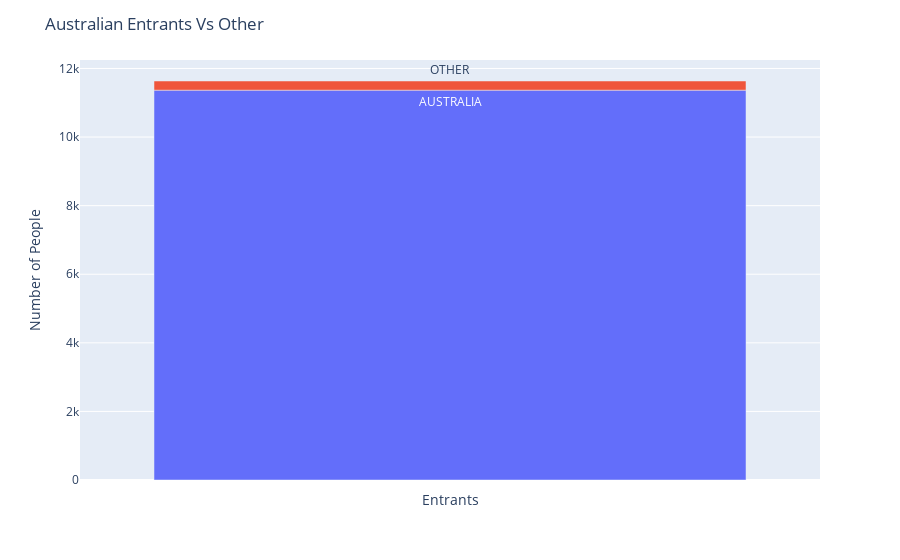

Notebook code for this chart:
### Markdown cell above
Now that we're looking at the individual events, we can see that if you ran the marathon, there is actually a 4.6% chance that you would have dropped out, but for all other lengths, it was less than 1%. We can also see that the rate of disqualifications is significantly lower for all non-marathon events. This makes sense since the entire festival is centered around the marathon.

### Code cell
australia_or_not_df = df.copy()
australia_or_not_df['australia_or_not'] = australia_or_not_df['country'].where(australia_or_not_df['country'] == "AUSTRALIA", 'OTHER')
australia_or_not_df = australia_or_not_df.groupby(['australia_or_not']).size().reset_index(name='count')
australia_or_not_df['Country'] = ''

fig = px.bar(australia_or_not_df, x='Country', y='count', color='australia_or_not', text='australia_or_not')
fig.update_layout(showlegend=False, title='Australian Entrants Vs Other', xaxis_title='Entrants', yaxis_title='Number of People')

fig.show()
save_figure(fig, 'australia_vs_other.json')

### Figure 1 — Plotly figure (JSON) as saved in the notebook; plotly's stock layout.template omitted (floating-point values rounded to 4 significant figures)
{"data": [{"alignmentgroup": "True", "hovertemplate": "australia_or_not=%{text}<br>Country=%{x}<br>count=%{y}<extra></extra>", "legendgroup": "AUSTRALIA", "marker": {"color": "#636efa", "pattern": {"shape": ""}}, "name": "AUSTRALIA", "offsetgroup": "AUSTRALIA", "orientation": "v", "showlegend": true, "text": ["AUSTRALIA"], "textposition": "auto", "type": "bar", "x": [""], "xaxis": "x", "y": [11368], "yaxis": "y"}, {"alignmentgroup": "True", "hovertemplate": "australia_or_not=%{text}<br>Country=%{x}<br>count=%{y}<extra></extra>", "legendgroup": "OTHER", "marker": {"color": "#EF553B", "pattern": {"shape": ""}}, "name": "OTHER", "offsetgroup": "OTHER", "orientation": "v", "showlegend": true, "text": ["OTHER"], "textposition": "auto", "type": "bar", "x": [""], "xaxis": "x", "y": [267], "yaxis": "y"}], "layout": {"barmode": "relative", "legend": {"title": {"text": "australia_or_not"}, "tracegroupgap": 0}, "margin": {"t": 60}, "showlegend": false, "title": {"text": "Australian Entrants Vs Other"}, "xaxis": {"anchor": "y", "domain": [0, 1], "title": {"text": "Entrants"}}, "yaxis": {"anchor": "x", "domain": [0, 1], "title": {"text": "Number of People"}}}}
